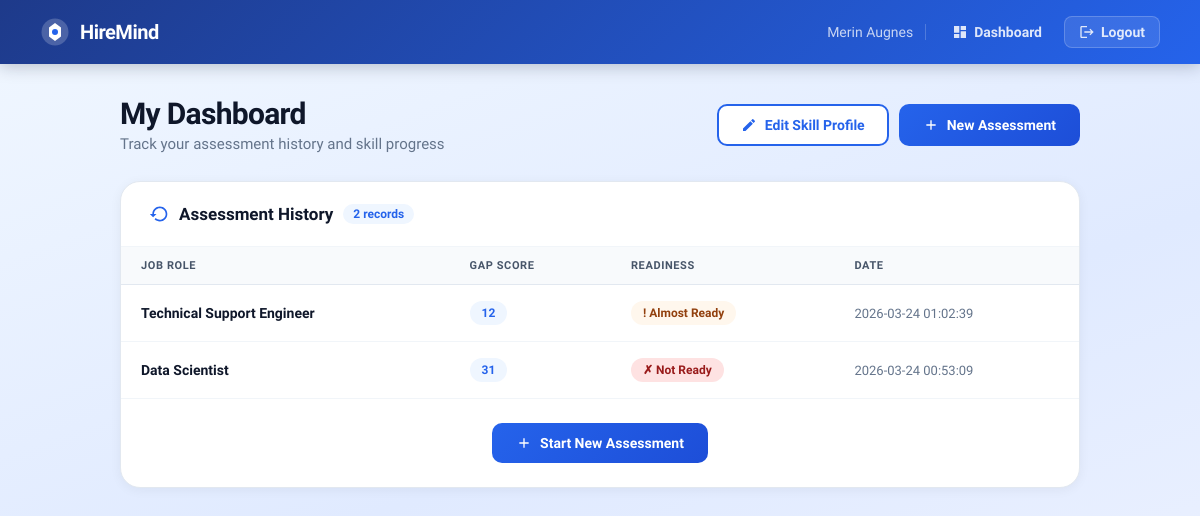
/dashboard (signed in), run on an earlier commit of the app's database.
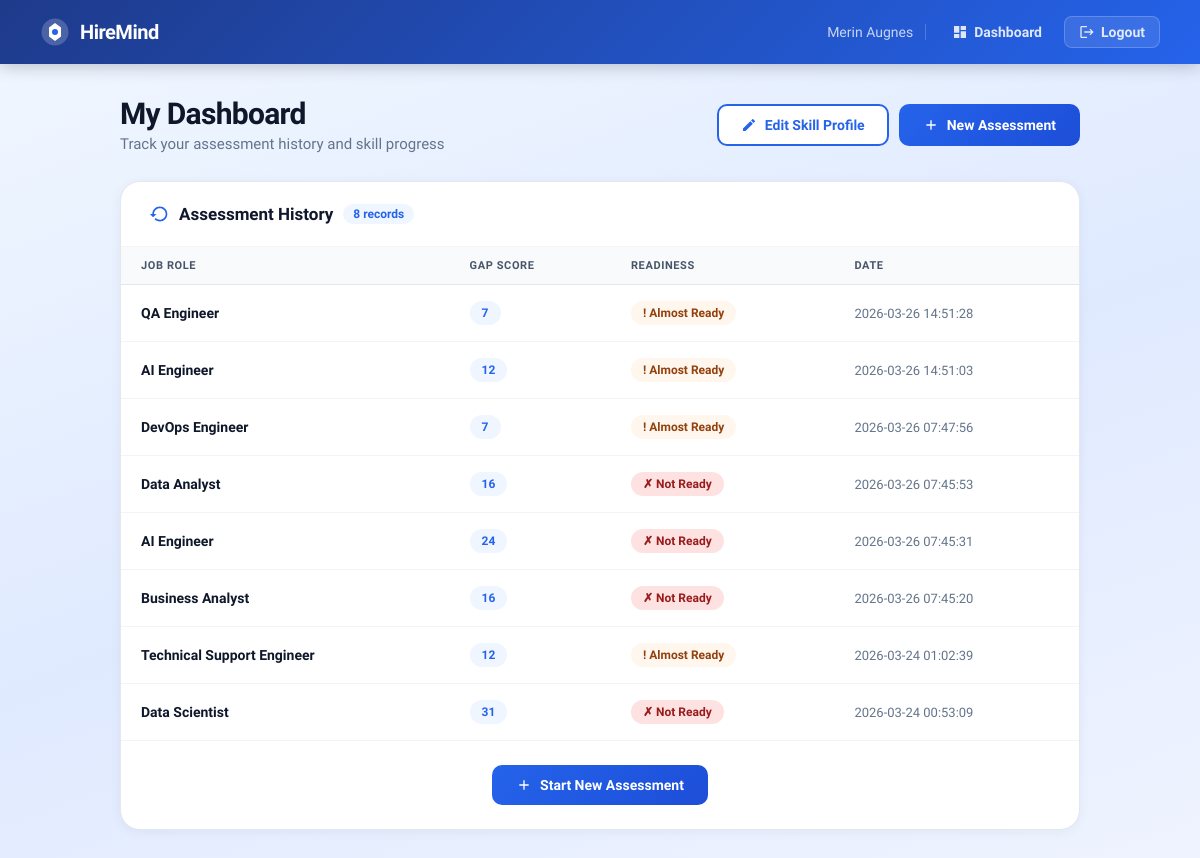
And on a later commit of the database.
### tables this page shows
CREATE TABLE assessments (
            id INTEGER PRIMARY KEY AUTOINCREMENT,
            user_id INTEGER,
            job_role TEXT,
            total_gap INTEGER,
            readiness TEXT,
            created_at TEXT,
            FOREIGN KEY (user_id) REFERENCES users(id)
        );

### app.py (the view)
@app.route('/dashboard')
def dashboard():
    if 'user_id' not in session:
        return redirect(url_for('login'))
    conn = sqlite3.connect("hiremind.db", timeout=10)
    cursor = conn.cursor()
    cursor.execute("""
        SELECT id, job_role, total_gap, readiness, created_at
        FROM assessments
        WHERE user_id = ?
        ORDER BY created_at DESC
    """, (session['user_id'],))
    assessments = cursor.fetchall()
    conn.close()
    return render_template('dashboard.html', assessments=assessments)

### templates/dashboard.html (shortened to what this page needs)
{% extends "base.html" %}
{% block content %}
<head>
</head>
<div class="page-wrapper">
    <div class="dash-header">
        <div>
            <h1>My Dashboard</h1>
            <p>Track your assessment history and skill progress</p>
        </div>
        <div style="display:flex;gap:10px;flex-wrap:wrap;">
            <button onclick="window.location.href='/edit_skills'" class="btn-edit">
                <svg width="16" height="16" viewBox="0 0 24 24" fill="currentColor"><path d="M3 17.25V21h3.75L17.81 9.94l-3.75-3.75L3 17.25zM20.71 7.04c.39-.39.39-1.02 0-1.41l-2.34-2.34a1 1 0 00-1.41 0l-1.83 1.83 3.75 3.75 1.83-1.83z"/></svg>
                Edit Skill Profile
            </button>
            <button onclick="window.location.href='/'" class="btn-new">
                <svg width="16" height="16" viewBox="0 0 24 24" fill="currentColor"><path d="M19 13h-6v6h-2v-6H5v-2h6V5h2v6h6v2z"/></svg>
                New Assessment
            </button>
        </div>
    </div>
    <div class="section">
        <div class="section-head">
            <svg width="20" height="20" viewBox="0 0 24 24" fill="#2563eb"><path d="M13 3c-4.97 0-9 4.03-9 9H1l3.89 3.89.07.14L9 12H6c0-3.87 3.13-7 7-7s7 3.13 7 7-3.13 7-7 7c-1.93 0-3.68-.79-4.94-2.06l-1.42 1.42C8.27 19.99 10.51 21 13 21c4.97 0 9-4.03 9-9s-4.03-9-9-9z"/></svg>
            <h2>Assessment History</h2>
            {% if assessments %}
            <span class="count-chip">{{ assessments | length }} records</span>
            {% endif %}
        </div>
        {% if assessments %}
        <div style="overflow-x:auto;">
            <table class="modern-table">
                <thead>
                    <tr>
                        <th>Job Role</th>
                        <th>Gap Score</th>
                        <th>Readiness</th>
                        <th>Date</th>
                    </tr>
                </thead>
                <tbody>
                    {% for a in assessments %}
                    <tr onclick="window.location.href='/assessment/{{ a[0] }}'">
                        <td><span class="role-text">{{ a[1] }}</span></td>
                        <td><span class="gap-badge">{{ a[2] }}</span></td>
                        <td>
                            <span class="status-badge {% if 'Job Ready' in a[3] %}status-Strong{% elif 'Almost' in a[3] %}status-Weak{% else %}status-Missing{% endif %}">
                                {% if 'Job Ready' in a[3] %}✓{% elif 'Almost' in a[3] %}!{% else %}✗{% endif %}
                                {{ a[3] }}
                            </span>
                        </td>
                        <td><span class="date-text">{{ a[4] }}</span></td>
                    </tr>
                    {% endfor %}
                </tbody>
            </table>
        </div>
        <div class="cta-row">
            <button onclick="window.location.href='/'" class="btn-new">
                <svg width="16" height="16" viewBox="0 0 24 24" fill="currentColor"><path d="M19 13h-6v6h-2v-6H5v-2h6V5h2v6h6v2z"/></svg>
                Start New Assessment
            </button>
        </div>
        {% endif %}
    </div>
</div>
{% endblock %}

### templates/base.html (shortened to what this page needs)
<!DOCTYPE html>
<html lang="en">
<head>
    <link rel="stylesheet" href="{{ url_for('static', filename='style.css') }}">
</head>
<body>
{% if session.get('username') %}
<nav class="top-nav">
    <a href="/dashboard" class="nav-brand">
        <svg width="30" height="30" viewBox="0 0 40 40" fill="none">
            <circle cx="20" cy="20" r="18" fill="white" opacity="0.2"/>
            <path d="M20 8L28 14V26L20 32L12 26V14L20 8Z" fill="white"/>
            <circle cx="20" cy="20" r="4" fill="#2563eb"/>
        </svg>
        HireMind
    </a>
    <div class="nav-links">
        <span class="nav-welcome">{{ session['username'] }}</span>
        <a href="/dashboard" class="nav-link">
            <svg width="16" height="16" viewBox="0 0 24 24" fill="currentColor">
                <path d="M3 13h8V3H3v10zm0 8h8v-6H3v6zm10 0h8V11h-8v10zm0-18v6h8V3h-8z"/>
            </svg>
            Dashboard
        </a>
        <a href="/logout" class="nav-link logout">
            <svg width="16" height="16" viewBox="0 0 24 24" fill="currentColor">
                <path d="M17 7l-1.41 1.41L18.17 11H8v2h10.17l-2.58 2.58L17 17l5-5zM4 5h8V3H4c-1.1 0-2 .9-2 2v14c0 1.1.9 2 2 2h8v-2H4V5z"/>
            </svg>
            Logout
        </a>
    </div>
</nav>
{% endif %}
<div class="page-content">
    {% block content %}{% endblock %}
</div>
</body>
</html>

### static/style.css (style rules this page uses)
* { margin: 0; padding: 0; box-sizing: border-box; }
body { font-family: -apple-system, BlinkMacSystemFont, 'Segoe UI', 'Roboto', 'Oxygen', 'Ubuntu', 'Cantarell', sans-serif; background: linear-gradient(135deg, #667eea 0%, #764ba2 100%); min-height: 100vh; padding: 20px; color: #1e293b; }
.section { margin-bottom: 40px; }
.modern-table { width: 100%; border-collapse: collapse; background: white; }
.modern-table thead { background: linear-gradient(135deg, #2C7BE5 0%, #1a5fd0 100%); }
.modern-table th { padding: 16px; text-align: left; color: white; font-weight: 600; font-size: 14px; text-transform: uppercase; letter-spacing: 0.5px; }
.modern-table td { padding: 16px; border-bottom: 1px solid #e2e8f0; }
.status-badge { display: inline-flex; align-items: center; gap: 6px; padding: 6px 12px; border-radius: 20px; font-size: 12px; font-weight: 600; }
.status-Weak { background: #fed7aa; color: #c2410c; }
.status-Missing { background: #fee2e2; color: #991b1b; }
button, .btn-primary, .btn-secondary { padding: 14px 32px; border: none; border-radius: 10px; font-size: 16px; font-weight: 600; cursor: pointer; transition: all 0.3s ease; display: inline-flex; align-items: center; gap: 8px; }

### templates/base.html (style rules this page uses)
* { box-sizing: border-box; }
body { margin: 0; padding: 0; font-family: 'Plus Jakarta Sans', sans-serif; }
.top-nav { background: linear-gradient(135deg, #1e3a8a 0%, #2563eb 100%); padding: 0 40px; height: 64px; display: flex; justify-content: space-between; align-items: center; box-shadow: 0 2px 16px rgba(15,23,42,0.25); position: sticky; top: 0; z-index: 100; }
.nav-brand { display: flex; align-items: center; gap: 10px; color: white; font-size: 20px; font-weight: 800; letter-spacing: -0.5px; text-decoration: none; }
.nav-links { display: flex; align-items: center; gap: 8px; }
.nav-welcome { color: rgba(255,255,255,0.75); font-size: 14px; font-weight: 500; padding-right: 12px; border-right: 1px solid rgba(255,255,255,0.2); margin-right: 4px; }
.nav-link { color: rgba(255,255,255,0.85); text-decoration: none; font-size: 14px; font-weight: 600; padding: 7px 14px; border-radius: 8px; transition: all 0.2s; display: inline-flex; align-items: center; gap: 6px; }
.nav-link.logout { background: rgba(255,255,255,0.1); border: 1px solid rgba(255,255,255,0.2); }
.page-content { min-height: calc(100vh - 64px); background: linear-gradient(160deg, #eff6ff 0%, #e0eaff 50%, #f0f4ff 100%); padding: 32px 24px; }

What changed in the data, as far as the page shows it:
added assessments: job_role "QA Engineer", total_gap "7", readiness "Almost Ready", created_at "2026-03-26 14:51:28"
added assessments: job_role "AI Engineer", total_gap "12", readiness "Almost Ready", created_at "2026-03-26 14:51:03"
added assessments: job_role "DevOps Engineer", total_gap "7", readiness "Almost Ready", created_at "2026-03-26 07:47:56"
added assessments: job_role "Data Analyst", total_gap "16", readiness "Not Ready", created_at "2026-03-26 07:45:53"
added assessments: job_role "AI Engineer", total_gap "24", readiness "Not Ready", created_at "2026-03-26 07:45:31"
added assessments: job_role "Business Analyst", total_gap "16", readiness "Not Ready", created_at "2026-03-26 07:45:20"
Also different on the page:
{{ assessments | length }}: "2" → "8"
